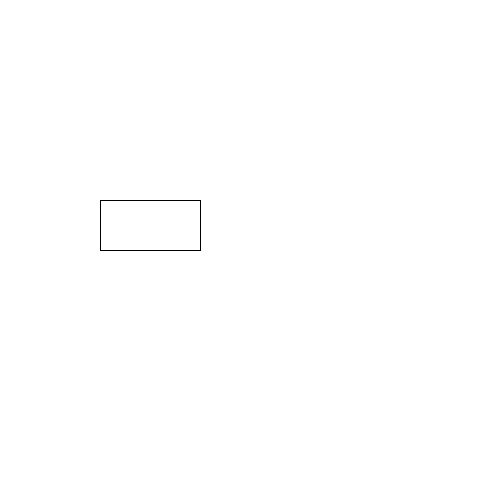
Frame 1 (no input)
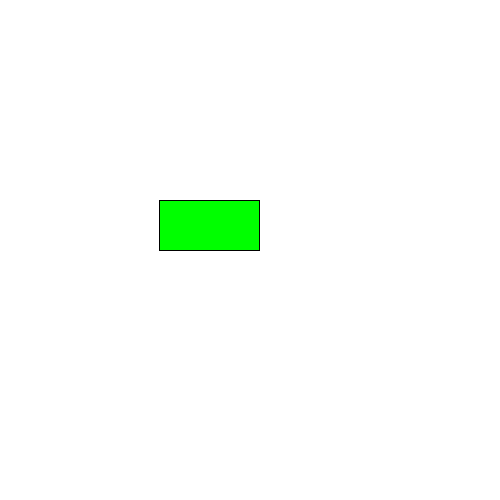
Frame 60 (the mouse pressed at the canvas centre just before this capture)
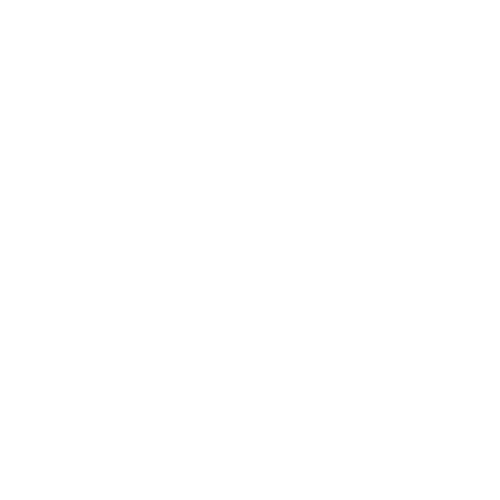
Frame 120 (the mouse held since frame 60 and released just before this capture)

The Processing sketch that drew these frames (run headless with seeded random() and noise(); from frame 60 on, the mouse is pressed at the canvas centre):

// Processing sketch: lab01Q4b
// ── lab01Q4b.pde
int x,y;

void setup()
{
  size(500, 500);
  x=100;
  y=200;
}

void draw()
{
  background(255,255,255);
  rect(x,y,100,50);
  fill(0,255,0);
  if (x>=500) {x=-100;}
  else {x=x+1;}
  if (mouseX>=x && mouseX<=x+100 && mouseY>=y && mouseY<=y+50)
  {y=10000;}
}
